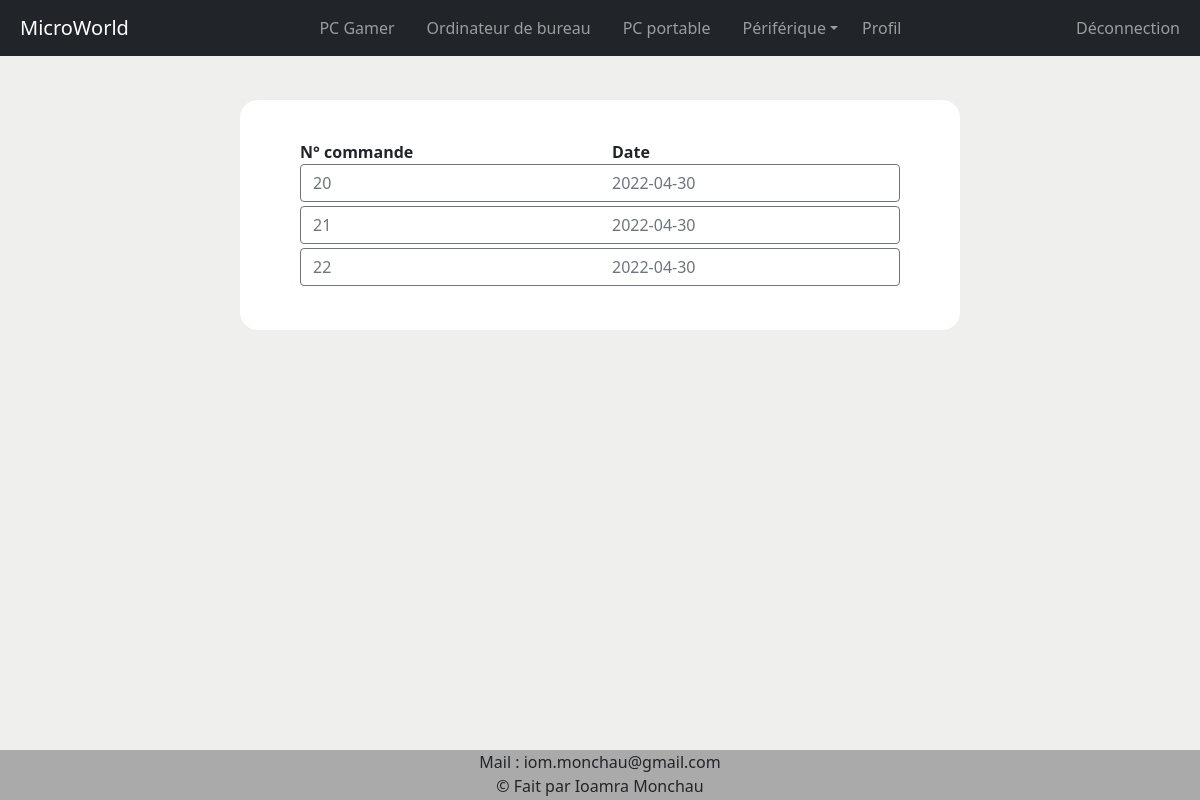
The app's page /historique.php (signed in) with its own data.
### tables this page shows
CREATE TABLE IF NOT EXISTS `commande` (
  `idCmde` int(11) NOT NULL AUTO_INCREMENT,
  `idClient` int(11) NOT NULL,
  `dateCmde` varchar(10) NOT NULL,
  PRIMARY KEY (`idCmde`),
  KEY `id_client` (`idClient`)
);

### classes/commandeManager.class.php (called while the page is built, shortened)
<?php
class CommandeManager{
    private $_db;
    public function getByIdClient($idClient) {
		$req = $this->_db->query('SELECT  idCmde, idClient, dateCmde FROM commande Where idClient = '.$idClient);
		$donnees = $req->fetchAll(PDO::FETCH_ASSOC);
        $res = [];
        foreach ($donnees as $li) {
            $res[] = new Commande($li);
        }
		return $res;
    }
    public function setDB(PDO $db) {
        $this->_db = $db;
    }
}
?>

### classes/commande.class.php (called while the page is built, shortened)
<?php
class Commande {
    public $idCmde;
    public $dateCmde;
    public function hydrate(array $donnees) {
	    foreach ($donnees as $key => $value) {
		    $method = 'set'.$key;
        }
    }
    public function getIdCmde() {
        return $this->idCmde;
    }
    public function getDateCmde() {
        return $this->dateCmde;
    }
    public function setIdCmde($id_cmde) {
        $this->idCmde = $id_cmde;
    }
    public function setDateCmde($date_cmde) {
        $this->dateCmde = $date_cmde;
    }
}
?>

### historique.php (the view, shortened to what this page needs)
<!DOCTYPE html>
<html lang="fr">
<head>
	<?php require_once "includes/head.php"; ?>
</head>
	<body class="body-bg-grey">
		<?php
		require_once "includes/autoload.php";
		require_once "includes/nav.php";
        $managerCommande = new CommandeManager($bdd);
        $listCmde = $managerCommande->getByIdClient($_SESSION['id']);
        ?>
<div class="box-perso">
    <div class="row">
            <b class="col">N° commande</b>
            <b class="col">Date</b>
    </div>
<?php
        foreach ($listCmde as $li) {
            echo '<a class="btn btn-outline-secondary mb-1 w-100 text-start" data-bs-toggle="collapse" href="#collapse'.$li->getIdCmde().'"><div class="row"><div class="d-inline col">'.$li->getIdCmde().'</div><div class="d-inline col">'.$li->getDateCmde().'</div></div></a>';
            echo '<div id="collapse'.$li->getIdCmde().'" class="collapse">';
            echo '</div><br>';
        }
?>
</div>
		<?php require_once "includes/footer.php"; ?>
	</body>
</html>

### assets/css/main.css (style rules this page uses)
.box-perso { width: 60%; margin: 100px auto 60px auto; padding: 40px 60px 40px 60px; background-color: rgb(255, 255, 255); border-radius: 18px; }
.body-bg-grey { background-color:RGB(239, 239, 238); }

### records on screen
commande: idCmde "20", dateCmde "2022-04-30"
commande: idCmde "21", dateCmde "2022-04-30"
commande: idCmde "22", dateCmde "2022-04-30"
